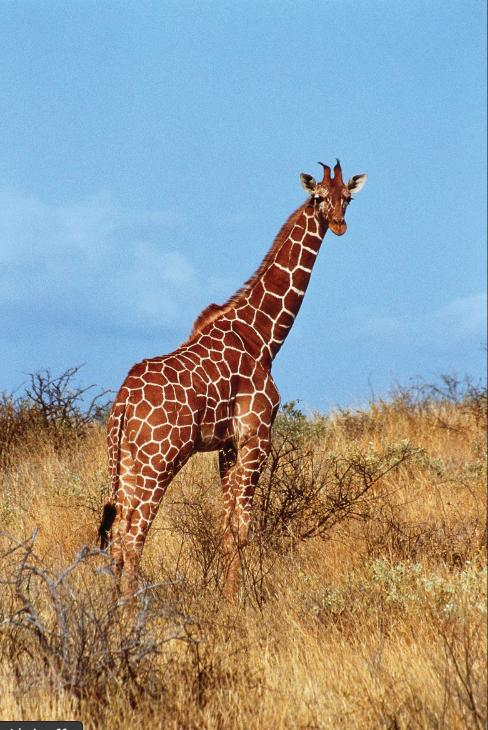
#> input picture FlippingRotatingandCroppingimages/giraffe.jpg, 488 x 730 px
$ jupyter execute work.ipynb
#> lines starting #> are read from the running program, lines starting #| are printed output that depends on the picture
[cell 1]
import cv2
import matplotlib.pyplot as plt

[cell 2]
image = cv2.imread("./giraffe.jpg")
#> image is the input picture: shape (730, 488, 3); mean B, G, R 151.3, 152.9, 149.2
image_rgb = cv2.cvtColor(image  , cv2.COLOR_BGR2RGB)

[cell 3]
plt.imshow(image_rgb)

**FLIP**

[cell 4]
#1 Horizantally
#0 vertically
# -1 both axes
flips =[]
flips.append((cv2.flip(image_rgb ,1) , "HORIZANTAL"))
flips.append((cv2.flip(image_rgb ,0) ,  "vertical"))
flips.append((cv2.flip(image_rgb ,-1), "both"))
plt.figure(figsize=(8,8))
x = 2
plt.subplot(2,2,1)
plt.imshow(image_rgb)
plt.title("original")
for i   in flips:
    plt.subplot(2,2,x)
    plt.imshow(i[0])
    plt.title(i[1])
    plt.axis("off")
    x = x+1
#> this loop made 3 passes
#> after the loop, x = 5

plt.tight_layout()
plt.show()
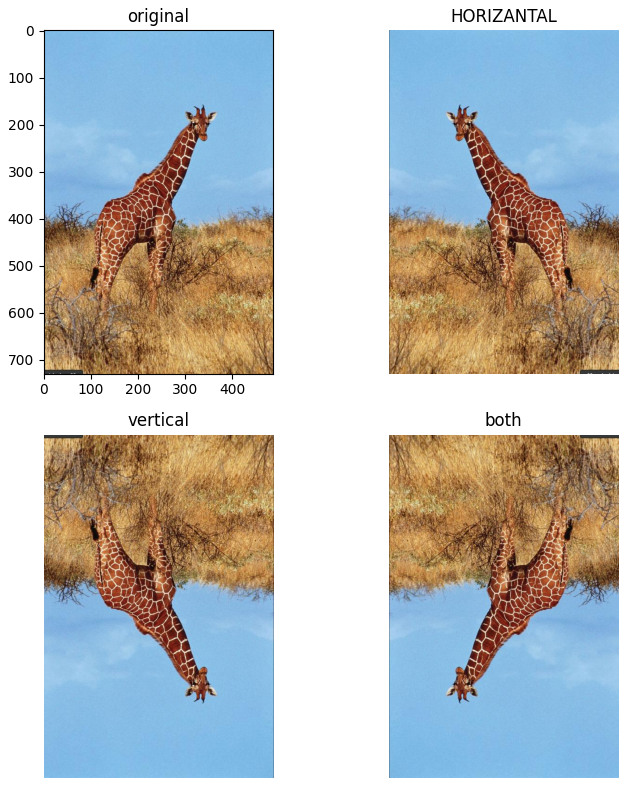
#> figure drawn by matplotlib, 4 panels

# Rotate

[cell 5]
rotate_90_clockwise = cv2.rotate (image_rgb  ,cv2.ROTATE_90_CLOCKWISE)
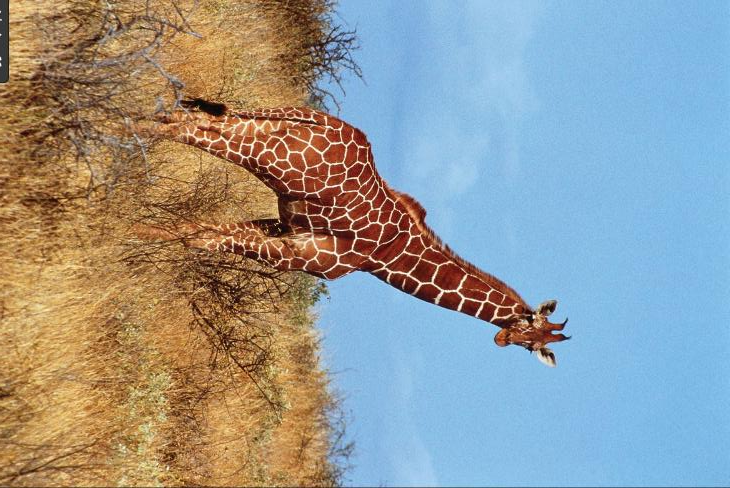
#> rotate_90_clockwise: shape (488, 730, 3); mean R, G, B 149.2, 152.9, 151.3
rotate_90_counterclockwise = cv2.rotate (image_rgb  ,cv2.ROTATE_90_COUNTERCLOCKWISE)
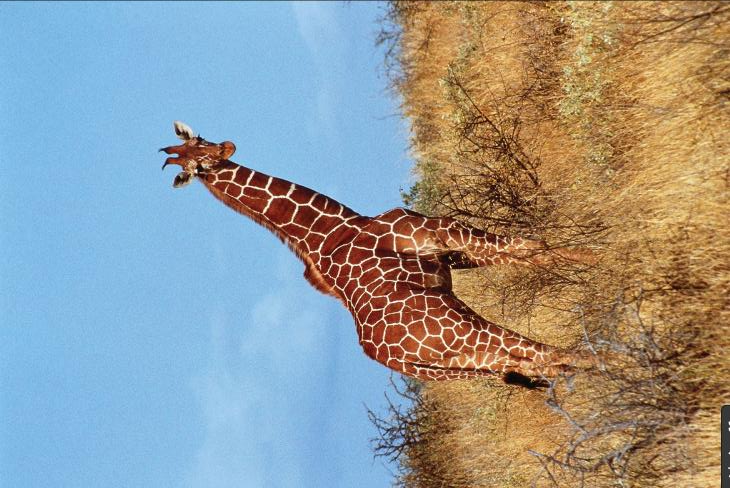
#> rotate_90_counterclockwise: shape (488, 730, 3); mean R, G, B 149.2, 152.9, 151.3
rotate_180_clockwise = cv2.rotate (image_rgb  ,cv2.ROTATE_180)
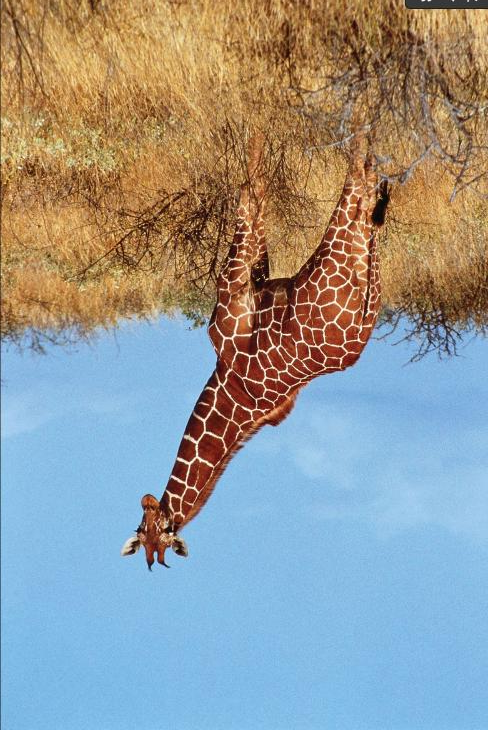
#> rotate_180_clockwise: shape (730, 488, 3); mean R, G, B 149.2, 152.9, 151.3
plt.figure(figsize=(8,8))
rotation = [rotate_90_clockwise, rotate_180_clockwise , rotate_90_counterclockwise]
names = ["rotate_90_clockwise", "rotate_180_clockwise" , "rotate_90_counterclockwise"]
x= 2
plt.subplot(2,2,1)
plt.imshow(image_rgb)
plt.title("original")
for i , j  in zip(rotation , names):
    plt.subplot(2,2,x)
    x = x+1

    plt.imshow(i)
    plt.title(j)
    plt.axis("off")
#> this loop made 3 passes
#> j on passes 1 to 3: 'rotate_90_clockwise', 'rotate_180_clockwise', 'rotate_90_counterclockwise'
#> after the loop, x = 5
plt.tight_layout()
plt.show()

# Cropping and image

[cell 6]
print(image_rgb.shape)
#| (730, 488, 3)

[cell 7]
x_start , y_start = 0, 600
x_end  ,y_end =  100 ,730

cropped_image  = image_rgb[y_start:y_end , x_start:x_end]
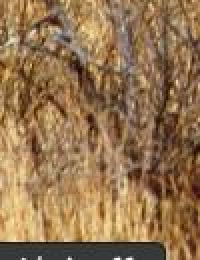
#> cropped_image: shape (130, 100, 3) (shown 2 times larger); mean R, G, B 148.3, 116.2, 80.2
plt.figure(figsize=(10, 10 ))
plt.subplot(2,2,1)
plt.imshow(image_rgb)
plt.title("original")
plt.subplot(2,2,2)
plt.imshow(cropped_image)
plt.title("cropped")

[cell 8]
print(type(image_rgb))
#| <class 'numpy.ndarray'>
